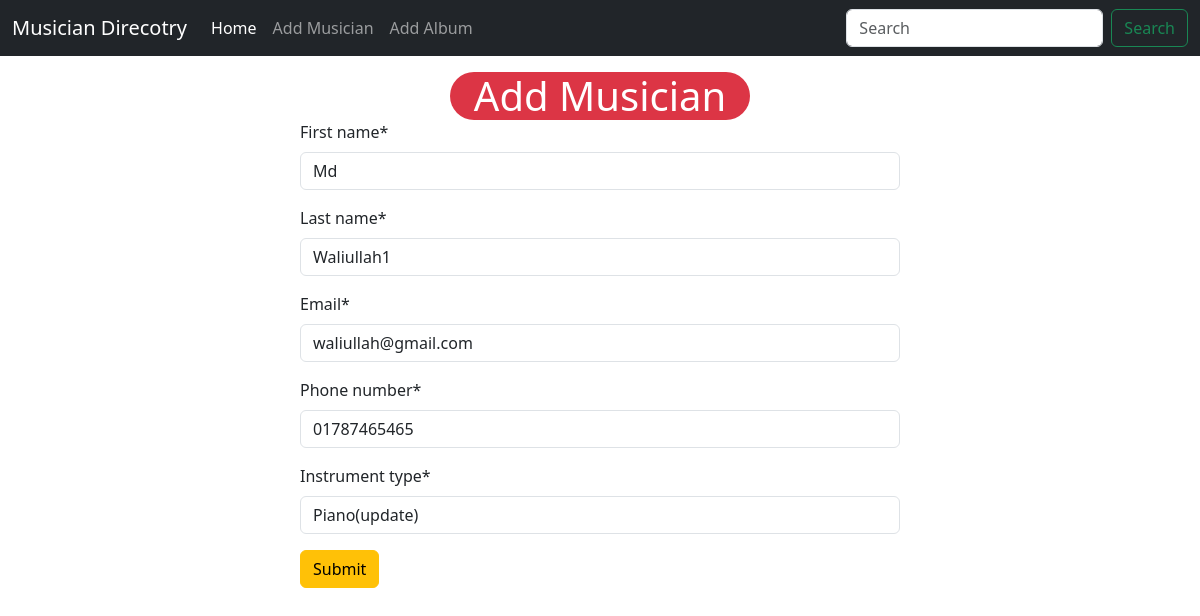
/musician/edit/14, run on the app's committed database.
### musician/models.py (models this page shows, shortened)
class Musician(models.Model):
    first_name = models.CharField(max_length=50)
    last_name = models.CharField(max_length=50)
    email = models.EmailField(max_length=100)
    phone_number = models.CharField(max_length=11)
    instrument_type = models.CharField(max_length=50)

### musician/views.py (the view)
# urls.py: path('edit/<int:id>', views.EditMusicianView.as_view(), name = 'edit_musician'),
class EditMusicianView(UpdateView):
    model = models.Musician
    form_class = forms.MusicianForm
    template_name = 'musician/add_musician.html'
    success_url = reverse_lazy('homepage')
    pk_url_kwarg = 'id'

### musician/forms.py
class MusicianForm(forms.ModelForm):
    class Meta:
        model = Musician
        fields = '__all__'

### musician/templates/musician/add_musician.html (shortened to what this page needs)
{% extends "base.html" %}
{% load crispy_forms_tags %}
{% block content %}
<form style="width: 50%; margin:auto;" method="post">
    <h1 class="mt-3 bg-danger text-white w-50 m-auto text-center rounded-5">Add Musician</h1>
    {{form | crispy}}
    <button class="btn btn-warning mb-3">Submit</button>
</form>
{% endblock %}

### data on the page
Musician: first_name "Md", last_name "Waliullah1", email "waliullah@gmail.com", phone_number "01787465465", instrument_type "Piano(update)"
